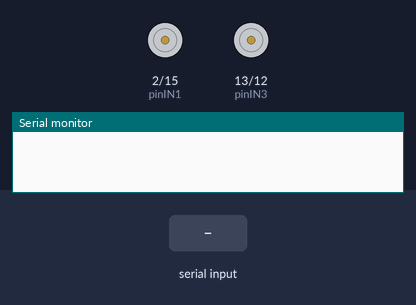
A sketch run on a simulated ESP32. Shown: motor-driver pin pairs drawn as motors (green arrow = first pin HIGH = forward, orange = second pin HIGH = backward, longer = more drive, scaled by the enable pin), the last lines printed to the serial monitor. The inputs (shaded band) are chosen by the test bench.

Above: at 1.2 s.
1.3 s: "A" received over Serial
At 2.5 s:
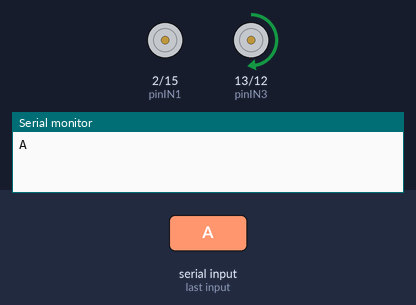
2.8 s: "D" received over Serial
At 3.6 s:
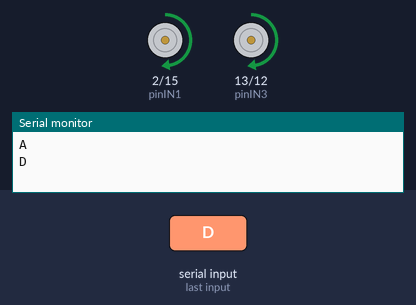
4.3 s: "Z" received over Serial
At 4.8 s:
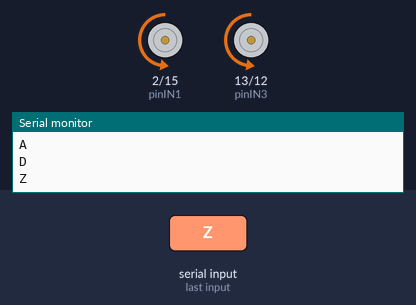
5.8 s: "1" received over Serial
At 7.0 s:
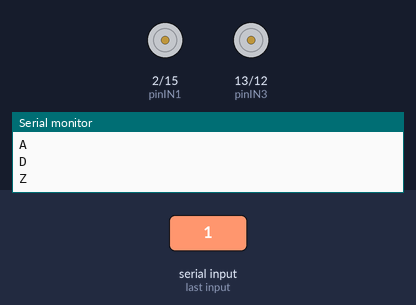
7.3 s: "A" received over Serial
At 8.3 s:
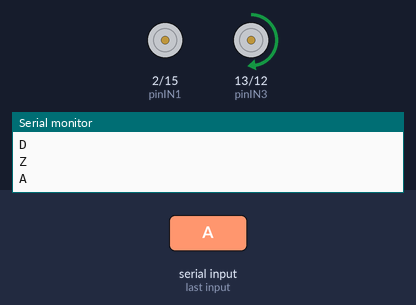
8.8 s: "0" received over Serial
At 9.4 s:
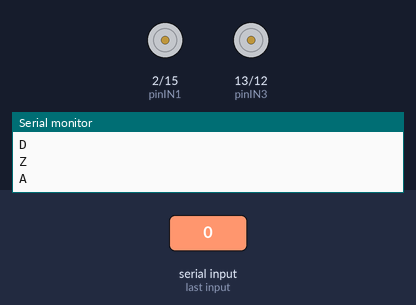
Timing chart, 0 to 11.3 s (numbered marks = the images above; inputs shaded):
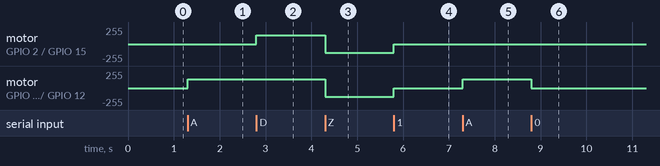

Measured:
- after the input at 1.3 s, motor on GPIO 13 (pinIN3) / GPIO 12 (pinIN4): stopped → forward 128/255 at once
- after the input at 2.8 s, motor on GPIO 2 (pinIN1) / GPIO 15 (pinIN2): stopped → forward 128/255 at once
- after the input at 4.3 s, motor on GPIO 2 (pinIN1) / GPIO 15 (pinIN2), motor on GPIO 13 (pinIN3) / GPIO 12 (pinIN4): forward 128/255 → backward 128/255 at once
- after the input at 5.8 s, motor on GPIO 2 (pinIN1) / GPIO 15 (pinIN2), motor on GPIO 13 (pinIN3) / GPIO 12 (pinIN4): backward 128/255 → stopped at once
- after the input at 7.3 s, motor on GPIO 13 (pinIN3) / GPIO 12 (pinIN4): stopped → forward 128/255 at once
- after the input at 8.8 s, motor on GPIO 13 (pinIN3) / GPIO 12 (pinIN4): forward 128/255 → stopped at once

The sketch:

direccion.ino
```cpp
#include <Arduino.h>

// Pines de control para el Motor A
const int pinIN1 = 2;
const int pinIN2 = 15;
const int pinENA = 4;

// Pines de control para el Motor B
const int pinIN3 = 13;
const int pinIN4 = 12;
const int pinENB = 14;

void setup() {
  // Configurar los pines como salidas
  pinMode(pinIN1, OUTPUT);
  pinMode(pinIN2, OUTPUT);
  pinMode(pinENA, OUTPUT);
  pinMode(pinIN3, OUTPUT);
  pinMode(pinIN4, OUTPUT);
  pinMode(pinENB, OUTPUT);

  // Iniciar comunicación serial
  Serial.begin(115200);

  // Configurar el canal PWM, frecuencia y resolución
  ledcSetup(0, 1000, 8);  // Canal 0, frecuencia 1kHz, 8 bits de resolución
  ledcSetup(1, 1000, 8);  // Canal 1, frecuencia 1kHz, 8 bits de resolución
  ledcAttachPin(pinENA, 0);  // Asociar pinENA al canal 0
  ledcAttachPin(pinENB, 1);  // Asociar pinENB al canal 1
}

void loop() {
  if (Serial.available() > 0) {
    char cmd = Serial.read();  // Leer el comando del monitor serial

    switch (cmd) {
      case 'A':  // Motor A - solamente
        digitalWrite(pinIN3, HIGH);
        digitalWrite(pinIN4, LOW);
        ledcWrite(1, 128);  // Velocidad media
        Serial.println('A');
        delay(200);
        break;

      case 'D':  // Motor B - solamente
        digitalWrite(pinIN1, HIGH);
        digitalWrite(pinIN2, LOW);
        ledcWrite(0, 128);  // Velocidad media
        Serial.println('D');
        delay(200);
        break;

      case 'S':  // Ambos motores - adelante
        digitalWrite(pinIN1, HIGH);
        digitalWrite(pinIN2, LOW);
        digitalWrite(pinIN3, HIGH);
        digitalWrite(pinIN4, LOW);
        ledcWrite(0, 128);  // Máxima velocidad
        ledcWrite(1, 128);  // Máxima velocidad
        Serial.println('S');
        delay(200);
        break;

      case 'Z':  // Ambos motores - atrás
        digitalWrite(pinIN1, LOW);
        digitalWrite(pinIN2, HIGH);
        digitalWrite(pinIN3, LOW);
        digitalWrite(pinIN4, HIGH);
        ledcWrite(0, 128);  // Máxima velocidad
        ledcWrite(1, 128);  // Máxima velocidad
        Serial.println('Z');
        delay(200);
        break;

      default:
        // Detener todos los motores si se recibe un comando no reconocido
        ledcWrite(0, 0);
        ledcWrite(1, 0);
        break;
    }
  }
}
```
